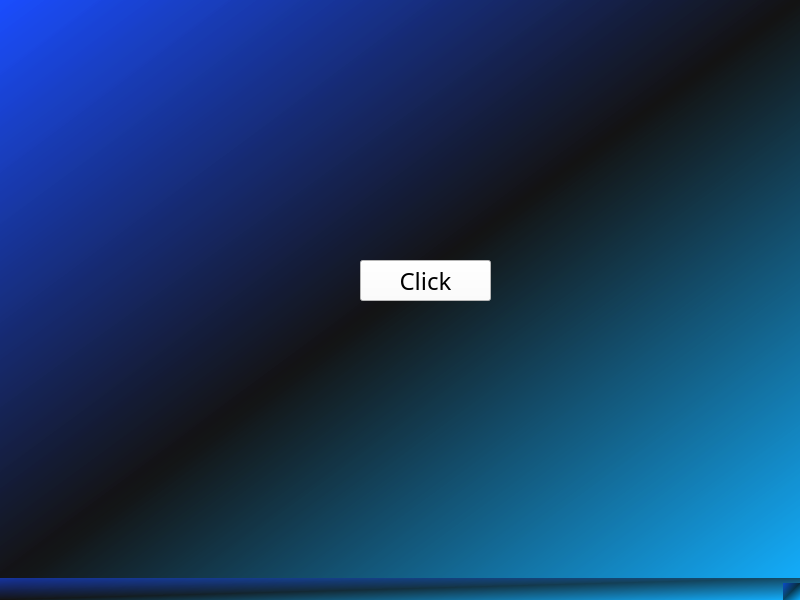
<?xml version="1.0" encoding="UTF-8"?>
<ui version="4.0">
 <class>MainWindow</class>
 <widget class="QMainWindow" name="MainWindow">
  <property name="geometry">
   <rect>
    <x>0</x>
    <y>0</y>
    <width>800</width>
    <height>600</height>
   </rect>
  </property>
  <property name="windowTitle">
   <string>MainWindow</string>
  </property>
  <property name="styleSheet">
   <string notr="true">background: qlineargradient(spread:repeat, x1:0, y1:0, x2:1, y2:1, stop:0 rgba(0, 57, 255, 135), stop:0.497326 rgba(0, 0, 0, 147), stop:1 rgba(0, 169, 255, 147));</string>
  </property>
  <widget class="QWidget" name="centralwidget">
   <widget class="QPushButton" name="pushButton">
    <property name="geometry">
     <rect>
      <x>360</x>
      <y>260</y>
      <width>131</width>
      <height>41</height>
     </rect>
    </property>
    <property name="font">
     <font>
      <family>Impact</family>
      <pointsize>18</pointsize>
     </font>
    </property>
    <property name="styleSheet">
     <string notr="true">background-color: rgb(255, 255, 255);</string>
    </property>
    <property name="text">
     <string>Click</string>
    </property>
   </widget>
  </widget>
  <widget class="QMenuBar" name="menubar">
   <property name="geometry">
    <rect>
     <x>0</x>
     <y>0</y>
     <width>800</width>
     <height>20</height>
    </rect>
   </property>
  </widget>
  <widget class="QStatusBar" name="statusbar"/>
 </widget>
 <resources/>
 <connections/>
</ui>
